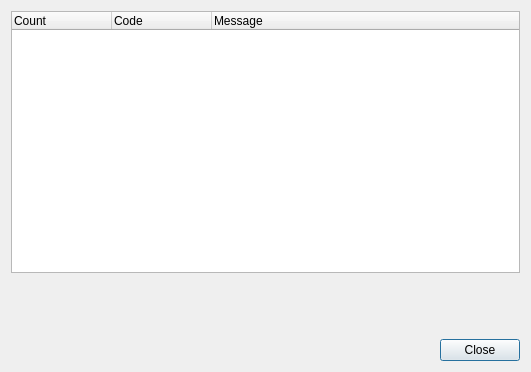
<?xml version="1.0" encoding="UTF-8"?>
<ui version="4.0">
 <class>CodeStyleStatisticsDialog</class>
 <widget class="QDialog" name="CodeStyleStatisticsDialog">
  <property name="geometry">
   <rect>
    <x>0</x>
    <y>0</y>
    <width>531</width>
    <height>372</height>
   </rect>
  </property>
  <property name="windowTitle">
   <string>Code Style Checker Statistics</string>
  </property>
  <layout class="QVBoxLayout" name="verticalLayout">
   <item>
    <widget class="QTreeWidget" name="statisticsList">
     <property name="alternatingRowColors">
      <bool>true</bool>
     </property>
     <property name="rootIsDecorated">
      <bool>false</bool>
     </property>
     <property name="wordWrap">
      <bool>true</bool>
     </property>
     <column>
      <property name="text">
       <string>Count</string>
      </property>
     </column>
     <column>
      <property name="text">
       <string>Code</string>
      </property>
     </column>
     <column>
      <property name="text">
       <string>Message</string>
      </property>
     </column>
    </widget>
   </item>
   <item>
    <layout class="QGridLayout" name="gridLayout">
     <item row="0" column="0">
      <widget class="QLabel" name="filesChecked"/>
     </item>
     <item row="0" column="1">
      <widget class="QLabel" name="filesIssues"/>
     </item>
     <item row="1" column="0">
      <widget class="QLabel" name="totalIssues"/>
     </item>
     <item row="1" column="1">
      <widget class="QLabel" name="ignoredIssues"/>
     </item>
     <item row="2" column="0">
      <widget class="QLabel" name="fixedIssues"/>
     </item>
    </layout>
   </item>
   <item>
    <widget class="QDialogButtonBox" name="buttonBox">
     <property name="orientation">
      <enum>Qt::Horizontal</enum>
     </property>
     <property name="standardButtons">
      <set>QDialogButtonBox::Close</set>
     </property>
    </widget>
   </item>
  </layout>
 </widget>
 <tabstops>
  <tabstop>statisticsList</tabstop>
  <tabstop>buttonBox</tabstop>
 </tabstops>
 <resources/>
 <connections>
  <connection>
   <sender>buttonBox</sender>
   <signal>accepted()</signal>
   <receiver>CodeStyleStatisticsDialog</receiver>
   <slot>accept()</slot>
   <hints>
    <hint type="sourcelabel">
     <x>248</x>
     <y>254</y>
    </hint>
    <hint type="destinationlabel">
     <x>157</x>
     <y>274</y>
    </hint>
   </hints>
  </connection>
  <connection>
   <sender>buttonBox</sender>
   <signal>rejected()</signal>
   <receiver>CodeStyleStatisticsDialog</receiver>
   <slot>reject()</slot>
   <hints>
    <hint type="sourcelabel">
     <x>316</x>
     <y>260</y>
    </hint>
    <hint type="destinationlabel">
     <x>286</x>
     <y>274</y>
    </hint>
   </hints>
  </connection>
 </connections>
</ui>
